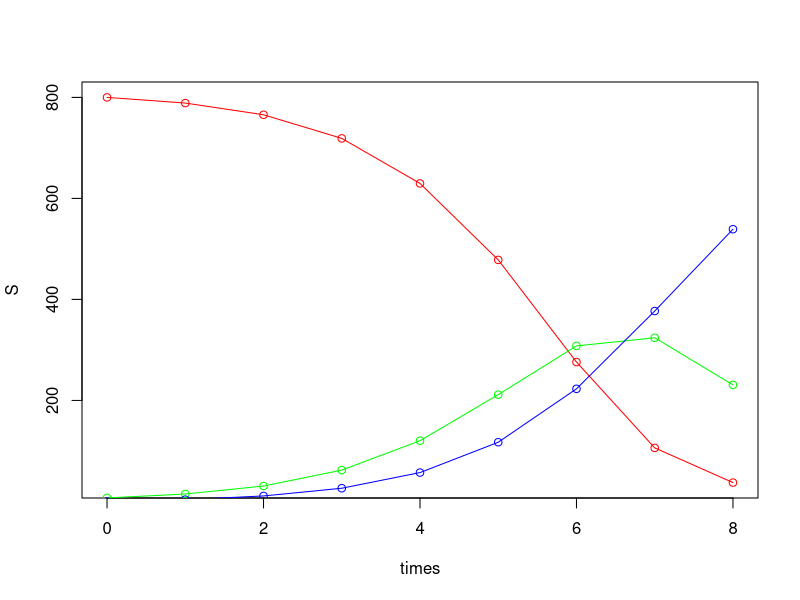

R code for this plot:
Euler_SIR <- function(S0, I0, R0, beta, gamma, t, delta_t) {
  S <- c(); S[1] <- S0
  I <- c(); I[1] <- I0
  R <- c(); R[1] <- R0

  times <- seq(0, t, by = delta_t)
  
  for (i in 1:(length(times)-1)) {
    S[i+1] = S[i] - (beta * I[i] * S[i]) * delta_t
    
    I[i+1] = I[i] + (beta * I[i] * S[i] - gamma * I[i]) * delta_t
    
    R[i+1] = R[i] + (gamma * I[i]) * delta_t
  }
  
  result <- c(round(S[length(times)], 4),
              round(I[length(times)], 4),
              round(R[length(times)], 4))
  
  plot(S~times, col="red")
  lines(S~times, col="red")
  lines(I~times, col="green")
  points(I~times, col="green")
  lines(R~times, col="blue")
  points(R~times, col="blue")
  return(result)
}



Euler_SIR(800, 7, 0, 0.002, 0.5, 8, 1)
